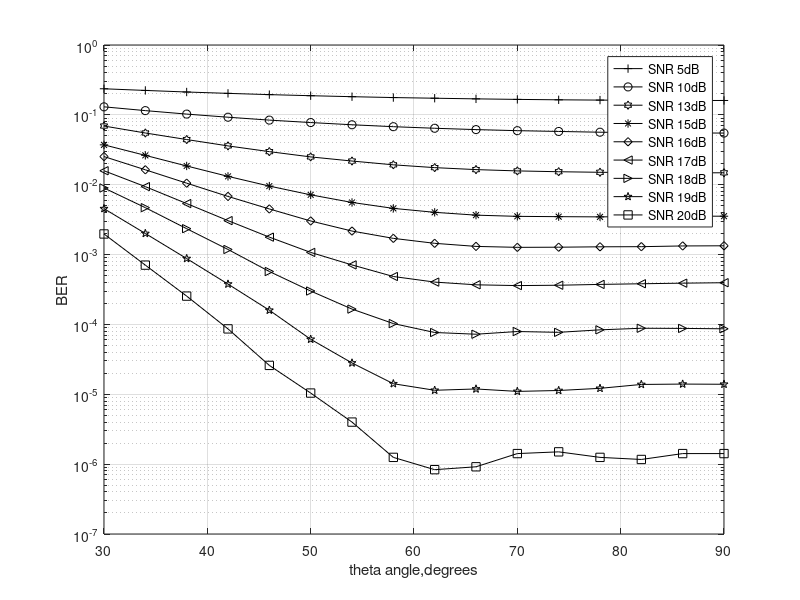

Here is the MATLAB script that generated this plot:
PbA=[2835280     1563404      446498       23671%Total number of bit errors array for SNR 5,10,15,20
     2684379     1380207      315790        8476
     2548965     1230881      222617        3053
     2436999     1110294      158022        1036
     2337740     1009202      114727         311
     2256106      931371       85977         125
     2183935      865785       66900          48
     2122360      812637       55018          15
     2076567      771584       48303          10
     2033402      738215       44009          11
     1998033      712773       42291          17
     1970872      694535       41869          18
     1952235      677255       41572          15
     1935547      668102       42145          14
     1927598      661591       42606          17
     1927674      658514       42501          17];
 
 PbB=[303557      190023      107745       54516 %Total number of bit errors array for SNR 16,17,18,19
      196247      112625       56329       24064
      126292       64475       28177       10522
       81550       36749       14198        4537
       53989       21322        6870        1917
       36335       12885        3610         736
       26058        8534        1990         337
       20481        5826        1235         170
       17390        4845         920         137
       15710        4430         869         143
       15228        4317         950         132
       15300        4368         925         136
       15501        4489        1004         146
       15570        4585        1058         166
       15948        4678        1053         168
       16030        4745        1039         167];
   
   
 
 
 Pb5=zeros(16,1);     %The vectors holding the errors for various SNR
 Pb10=zeros(16,1);
 Pb15=zeros(16,1);
 Pb20=zeros(16,1);
 Pb16=zeros(16,1);
 Pb17=zeros(16,1);
 Pb18=zeros(16,1);
 Pb19=zeros(16,1);
 theta=[30 34 38 42 46 50 54 58 62 66 70 74 78 82 86 90];       %The angle vector( X-AXIS)

 
 for i=1:16       %dinei tis times diairemenes me ton arithmo tvn stalmenwn symbolwn
     Pb5(i)=(PbA(i,1)/12)*10^(-6);
     Pb10(i)=(PbA(i,2)/12)*10^(-6);
     Pb15(i)=(PbA(i,3)/12)*10^(-6);
     Pb20(i)=(PbA(i,4)/12)*10^(-6);
     Pb16(i)=(PbB(i,1)/12)*10^(-6);
     Pb17(i)=(PbB(i,2)/12)*10^(-6);
     Pb18(i)=(PbB(i,3)/12)*10^(-6);
     Pb19(i)=(PbB(i,4)/12)*10^(-6);
 end
 
 Pb13=[830364
      660119
      531887
      431407
      357080
      300142
      261930
      231217
      210788
      197508
      189166
      184122
      180754
      178948
      177399
      177884]*(10^(-6)/12);  

  semilogy(theta,Pb5,'-+k'),grid,xlabel('theta angle,degrees'),ylabel('BER')
  hold on
 semilogy(theta,Pb10,'-ok'),grid,xlabel('theta angle,degrees'),ylabel('BER')
  semilogy(theta,Pb13,'-hk'),grid,xlabel('theta angle,degrees'),ylabel('BER')
semilogy(theta,Pb15,'-*k'),grid,xlabel('theta angle,degrees'),ylabel('BER')
 semilogy(theta,Pb16,'-dk'),grid,xlabel('theta angle,degrees'),ylabel('BER')
 semilogy(theta,Pb17,'-<k'),grid,xlabel('theta angle,degrees'),ylabel('BER')
semilogy(theta,Pb18,'->k'),grid,xlabel('theta angle,degrees'),ylabel('BER')
 semilogy(theta,Pb19,'-pk'),grid,xlabel('theta angle,degrees'),ylabel('BER')
semilogy(theta,Pb20,'-sk'),grid,xlabel('theta angle,degrees'),ylabel('BER')

  legend('SNR 5dB','SNR 10dB','SNR 13dB','SNR 15dB','SNR 16dB','SNR 17dB','SNR 18dB','SNR 19dB','SNR 20dB')
 
